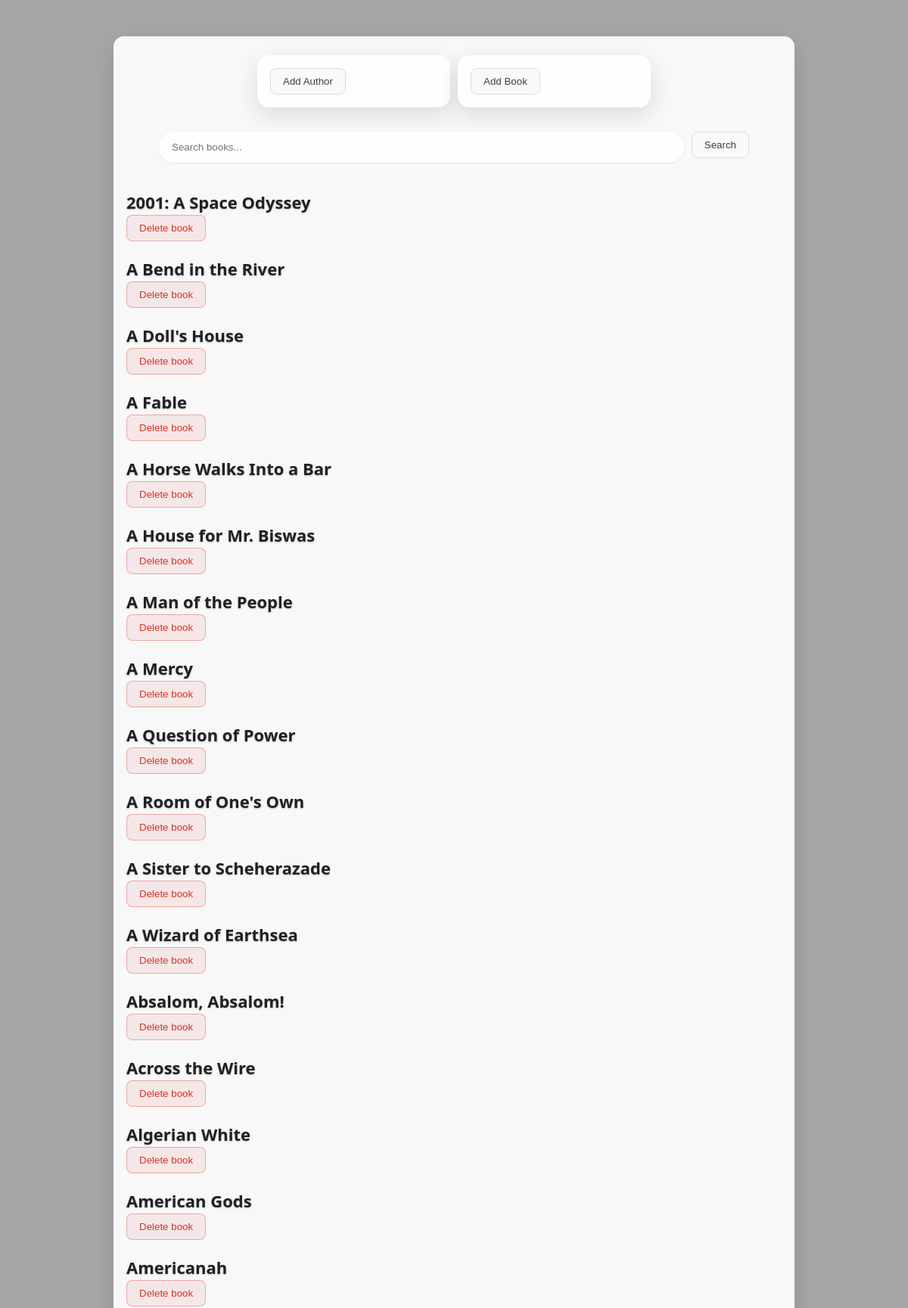
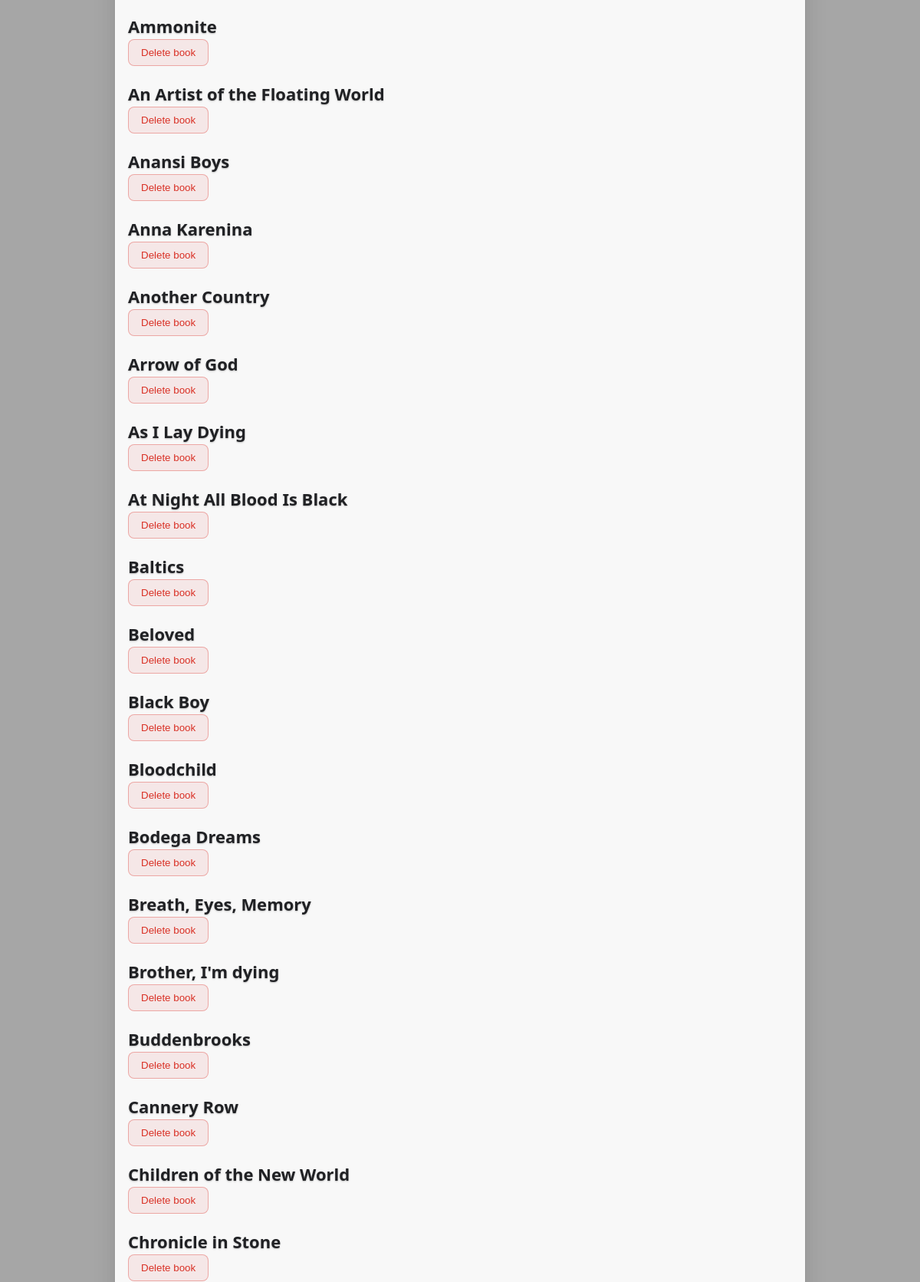
The page / (upper part) on the database its author committed (2 pictures, top to bottom).
### data_models.py (models this page shows, shortened)
class Book(db.Model):
    __tablename__ = "books"
    book_id = db.Column(db.Integer, primary_key=True)
    author_id = db.Column(db.Integer, db.ForeignKey("authors.author_id"), nullable=False)
    title = db.Column(db.String(255), nullable=False)
    publication_year = db.Column(db.Integer, nullable=True)
    author = db.relationship("Author", backref="books", lazy="joined")
    @property
    def id(self):
        return self.book_id

### app.py (the view)
@app.route("/", methods=["GET"])
def home():
    q = (request.args.get("q") or "").strip()
    sort = (request.args.get("sort") or "title").lower()
    direction = (request.args.get("direction") or "asc").lower()
    reverse = direction == "desc"
    if q:
        books = Book.query.filter(Book.title.ilike(f"%{q}%")).all()
    else:
        books = Book.query.all()
    q = Book.query
    if sort == "author":
        q = q.join(Author).order_by(Author.name.desc() if reverse else Author.name.asc())
    else:
        q = q.order_by(Book.title.desc() if reverse else Book.title.asc())
    books = q.all()
    return render_template("home.html", books=books)

### templates/home.html (shortened to what this page needs)
<!DOCTYPE html>
<html lang="en">
  <head>
    <link rel="stylesheet" href="{{ url_for('static', filename='styles.css') }}">
  </head>
  <body>
  <div class="container">
    <div class="center" style="gap:10px; margin-bottom:12px;">
      <form action="/add_author" method="get">
        <input type="submit" value="Add Author">
      </form>
      <form action="/add_book" method="get">
        <input type="submit" value="Add Book">
      </form>
    </div>
    <form action="/" method="get">
      <input type="text" name="q" placeholder="Search books..."
             value="{{ request.args.get('q', '') }}">
      <button type="submit">Search</button>
    </form>
    {% for book in books %}
      <div>
        <h3>{{ book.title }}</h3>
        <form action="{{ url_for('delete_book', book_id=book.id) }}" method="post" style="display:inline">
          <button type="submit">Delete book</button>
        </form>
      </div>
    {% endfor %}
  </div>
  </body>
</html>

### static/styles.css (style rules this page uses)
*, *::before, *::after { box-sizing: border-box; }
html, body { height: 100%; }
body { margin: 0; font-family: system-ui, -apple-system, Segoe UI, Roboto, "Helvetica Neue", Arial, "Noto Sans", "Apple Color Emoji", "Segoe UI Emoji", "Segoe UI Symbol", sans-serif; color: #202124; line-height: 1.5; background-image: url("/static/img/library.jpg"); background-size: cover; background-position: center; background-attachment: fixed; display: flex; align-items: center; justify-content: flex-start; flex-direction: column; padding: 6vh 16px 8vh; position: relative; }
body::before { content: ""; position: fixed; inset: 0; background: rgba(0, 0, 0, 0.35); z-index: 0; }
.container { width: min(900px, 100%); margin: 0 auto; display: flex; flex-direction: column; gap: 20px; z-index: 1; }
h1, h2, h3 { margin: 0; color: #fff; text-shadow: 0 1px 2px rgba(0,0,0,.25); }
h3 { font-size: clamp(18px, 2.8vw, 22px); font-weight: 600; }
form[action="/"] { display: flex; align-items: center; justify-content: center; gap: 10px; z-index: 1; }
form[action="/"] input[type="text"] { width: min(680px, 90vw); padding: 12px 16px; border-radius: 999px; border: 1px solid rgba(255,255,255,0.35); background: rgba(255,255,255,0.9); color: #202124; outline: none; box-shadow: 0 1px 3px rgba(0,0,0,.08); }
form[action="/add_author"], form[action="/add_book"] { display: flex; flex-direction: column; gap: 12px; width: min(520px, 94vw); margin: 10px auto 0; padding: 16px; border-radius: 16px; background: rgba(255,255,255,0.9); border: 1px solid rgba(255,255,255,0.6); box-shadow: 0 10px 30px rgba(0,0,0,.12); z-index: 1; }
input[type="text"], input[type="number"], input[type="date"], select { width: 100%; padding: 10px 12px; border-radius: 10px; border: 1px solid #dadce0; background: #fff; color: #202124; outline: none; }
button, input[type="submit"] { align-self: start; padding: 9px 16px; border: 1px solid #dadce0; background: #f8f9fa; color: #3c4043; border-radius: 8px; cursor: pointer; transition: box-shadow .15s ease, transform .02s ease, background .15s ease; }
form[action*="/delete"] button, form[action*="/delete"] input[type="submit"] { border-color: rgba(217, 48, 37, 0.35); background: rgba(217, 48, 37, 0.08); color: #d93025; }
body > div { width: min(900px, 94vw); margin: 10px auto 0; padding: 14px 16px; border-radius: 14px; background: rgba(255,255,255,0.92); border: 1px solid rgba(255,255,255,0.65); box-shadow: 0 10px 30px rgba(0,0,0,.12); display: flex; align-items: center; justify-content: space-between; gap: 14px; z-index: 1; }
body > div h3 { color: #202124; margin-right: auto; }
body > div form[action*="/delete"] { display: flex; margin: 0; }
.center { display: flex; align-items: center; justify-content: center; }
.container > .center:first-child { width: min(520px, 90vw); margin: 0 auto 12px; gap: 10px; justify-content: center; }
.container > .center:first-child form { display: inline-flex; }
form[action="/"] { width: min(780px, 96vw); margin: 0 auto 16px; display: flex; align-items: center; justify-content: center; gap: 10px; }
form[action="/"] input[type="text"] { flex: 1 1 auto; width: auto; min-width: 240px; }
body > div { width: min(900px, 94vw); margin: 10px auto 0; }
.container { align-items: stretch; }
form[action="/"] { align-self: center; }
form[action="/"] ~ div { margin-left: 0; margin-right: auto; text-align: left; justify-content: flex-start; }
form[action="/"] ~ div h3 { text-align: left; }

### rows shown on the page
Book: title "2001: A Space Odyssey"
Book: title "A Bend in the River"
Book: title "A Doll's House"
Book: title "A Fable"
Book: title "A Horse Walks Into a Bar"
Book: title "A House for Mr. Biswas"
Book: title "A Man of the People"
Book: title "A Mercy"
Book: title "A Question of Power"
Book: title "A Room of One's Own"
Book: title "A Sister to Scheherazade"
Book: title "A Wizard of Earthsea"
Book: title "Absalom, Absalom!"
Book: title "Across the Wire"
Book: title "Algerian White"
Book: title "American Gods"
Book: title "Americanah"
Book: title "Ammonite"
Book: title "An Artist of the Floating World"
Book: title "Anansi Boys"
Book: title "Anna Karenina"
Book: title "Another Country"
Book: title "Arrow of God"
Book: title "As I Lay Dying"
Book: title "At Night All Blood Is Black"
Book: title "Baltics"
Book: title "Beloved"
Book: title "Black Boy"
Book: title "Bloodchild"
Book: title "Bodega Dreams"
Book: title "Breath, Eyes, Memory"
Book: title "Brother, I'm dying"
Book: title "Buddenbrooks"
Book: title "Cannery Row"
Book: title "Children of the New World"
Book: title "Chronicle in Stone"
